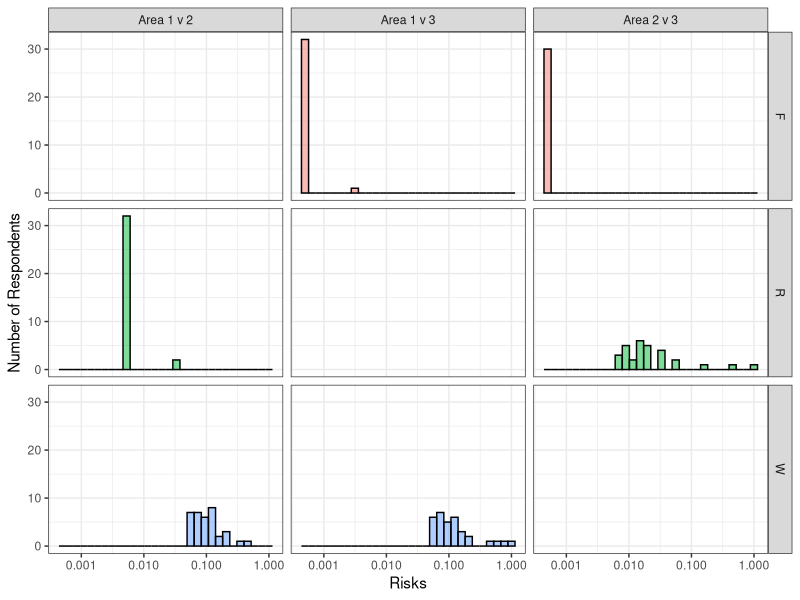
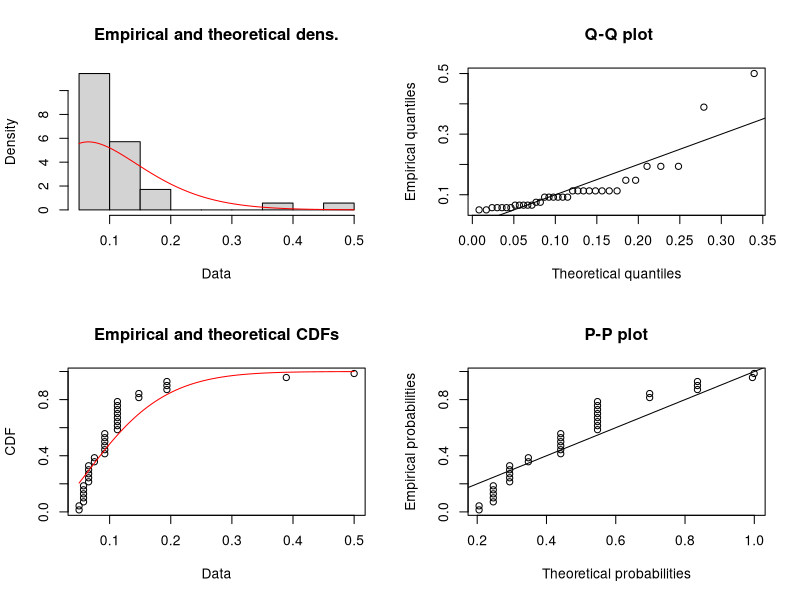
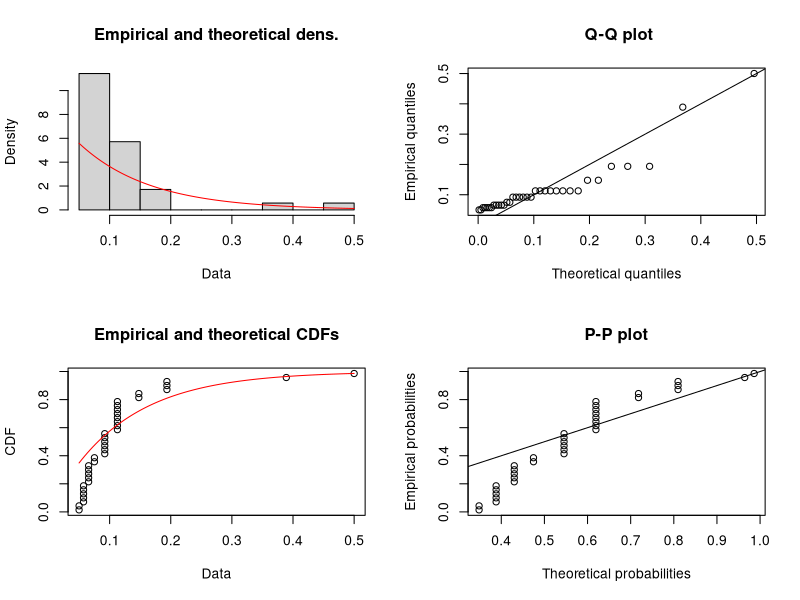
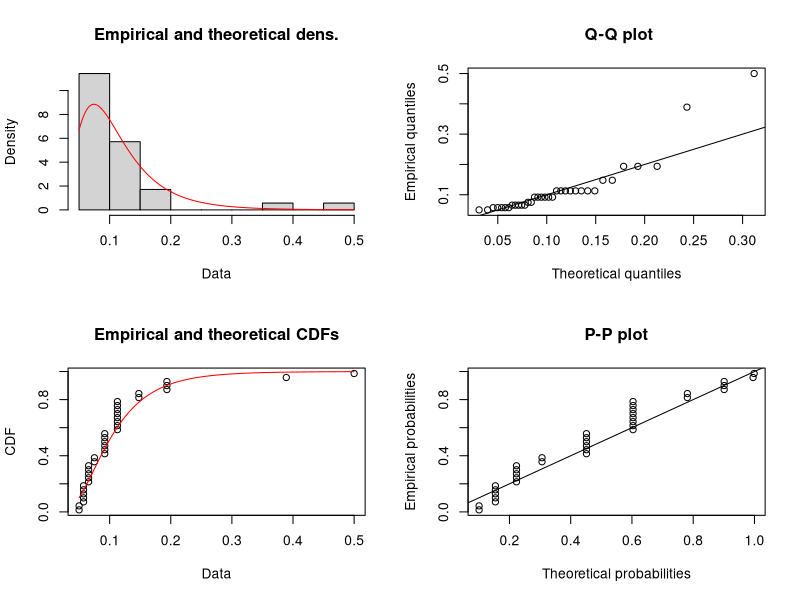
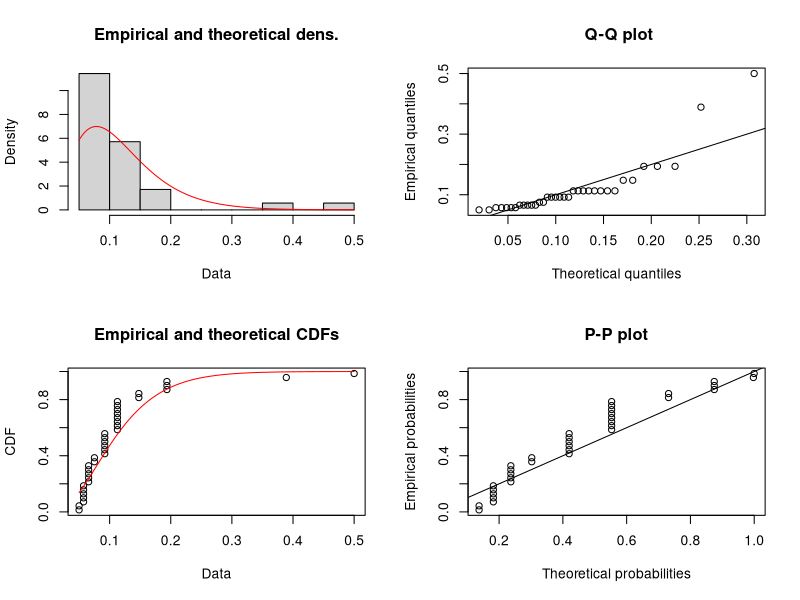
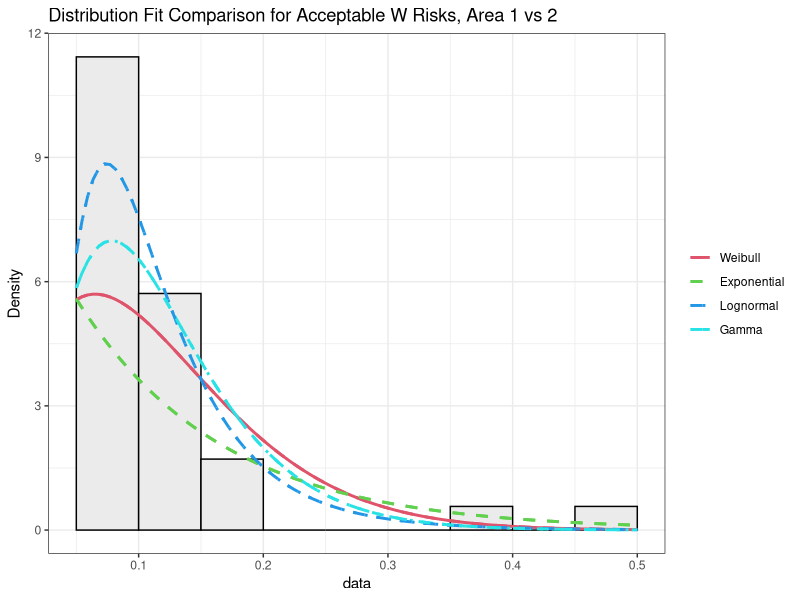
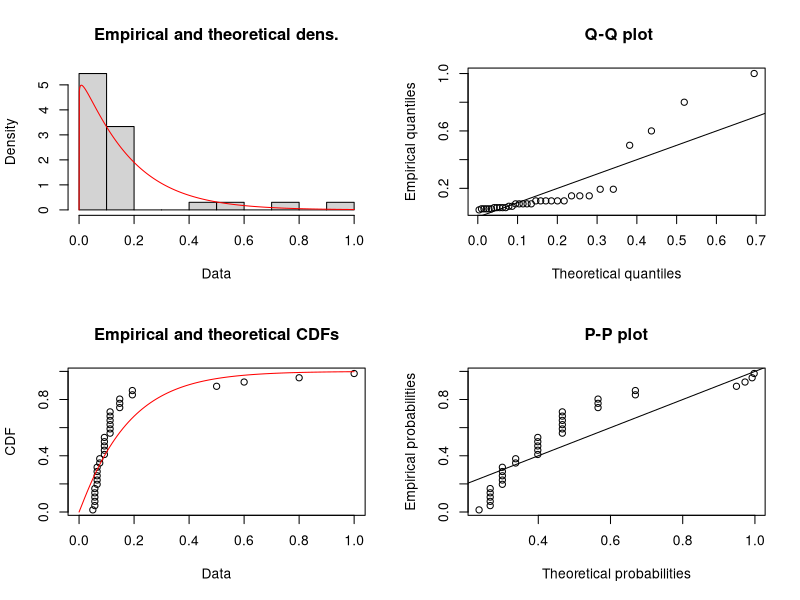
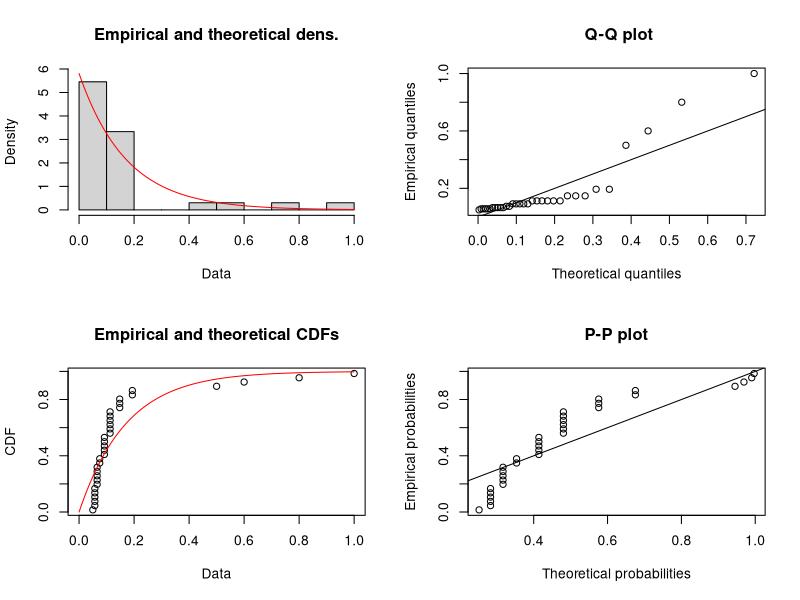

Recreate these plots in R, in order.
library(readxl)
Data_raw1303 <- read_excel("Data_raw1303.xlsx")

#Sub-setting so only including responses for total risk (no marginal risk)
#The reason for this is our study is focused on total risk
Data<-Data_raw1303[Data_raw1303$Marginal_total==2 & Data_raw1303$Order==1,]

#-----------------------area 1 vs. area 2---------------------

a1v2.area1W<-c(5355,5730,6561,7511,9201,11272,14776,19368,27164,38900)/100000 #Risk of W in Area 1
a1v2.area2W<-5000/100000 #Risk of W in Area 2

a1v2.area1R<-600/100000 #Risk of R in Area 1
a1v2.area2R<-c(641,721,858,1083,1450,2057,3093,4929,8328,14913)/100000 #Risk of R in Area 2

#-----------------------area 1 vs. area 3---------------------

a1v3.area1W<-c(5355,5730,6561,7511,9201,11272,14776,19368,27164,38900)/100000 #Risk of W in Area 1
a1v3.area3W<-5000/100000 #Risk of W in Area 3

a1v3.area1F<-50/100000 #Risk of F in area 1
a1v3.area3F<-c(58,66,78,98,132,187,281,448,757,1356)/100000

#-----------------------area 2 vs. area 3---------------------

a2v3.area2R<-c(641,721,858,1083,1450,2057,3093,4929,8328,14913)/100000 #Risk of R in Area 2
a2v3.area3R<-600/100000 #risk of R in area 3

a2v3.area2F<-50/100000 #risk of F in area 2
a2v3.area3F<-c(58,66,78,98,132,187,281,448,757,1356)/100000 #risk of F in area 3

#Codebook vars are the same regardless of order in which survey was taken. However,
#some participants took the survey more than once. This is accounted for so that
#distributions do not represent any 1 individual more than once.

Data$acceptable_risk_W_q2<-NA
Data$acceptable_risk_R_q2<-NA

Data$acceptable_risk_W_q6<-NA
Data$acceptable_risk_F_q6<-NA

Data$acceptable_risk_R_q10<-NA
Data$acceptable_risk_F_q10<-NA


for (i in 1:10){
  
  #area 1 v 2----------------------------------------------------------
  Data$acceptable_risk_W_q2[Data$q1==1 & Data$q2==i]<-a1v2.area1W[i]
  Data$acceptable_risk_W_q2[Data$q1==2 & Data$q2==i]<-a1v2.area2W
  
  Data$acceptable_risk_R_q2[Data$q1==1 & Data$q2==i]<-a1v2.area1R
  Data$acceptable_risk_R_q2[Data$q1==2 & Data$q2==i]<-a1v2.area2R[i]
  
  #area 1 v 3----------------------------------------------------------
  Data$acceptable_risk_W_q6[Data$q5==1 & Data$q2==i]<-a1v3.area1W[i]
  Data$acceptable_risk_W_q6[Data$q5==3 & Data$q2==i]<-a1v3.area3W
  
  Data$acceptable_risk_F_q6[Data$q5==1 & Data$q2==i]<-a1v3.area1F
  Data$acceptable_risk_F_q6[Data$q5==3 & Data$q2==i]<-a1v3.area3F[i]
  
  #area 2 v 3----------------------------------------------------------
  Data$acceptable_risk_R_q10[Data$q9==2 & Data$q2==i]<-a2v3.area2R[i]
  Data$acceptable_risk_R_q10[Data$q9==3 & Data$q2==i]<-a2v3.area3R
  
  Data$acceptable_risk_F_q10[Data$q9==2 & Data$q2==i]<-a2v3.area2F
  Data$acceptable_risk_F_q10[Data$q9==3 & Data$q2==i]<-a2v3.area3F[i]
}

#Here we subset by order since some participants took the survey more than once (but different order) and will potentially have
#different values for q3
for (j in 1:max(Data$`Subject number`)){
  
  #area 1 v 2-------------------------------------------------------------------------------------------------------------------------------------------------------------------------
  Data$acceptable_risk_W_q2[Data$q2==11 & Data$`Subject number`==j & Data$Order==1 & Data$q1==1]<-as.numeric(Data$q3[Data$q2==11 & Data$`Subject number`==j & Data$Order==1])/100000
  #Data$acceptable_risk_W_q2[Data$q2==11 & Data$`Subject number`==j & Data$Order==2 & Data$q1==1]<-as.numeric(Data$q3[Data$q2==11 & Data$`Subject number`==j & Data$Order==2])/100000
  
  Data$acceptable_risk_R_q2[Data$q2==11 & Data$`Subject number`==j & Data$Order==1 & Data$q1==2]<-as.numeric(Data$q3[Data$q2==11 & Data$`Subject number`==j & Data$Order==1])/100000
  #Data$acceptable_risk_R_q2[Data$q2==11 & Data$`Subject number`==j & Data$Order==2 & Data$q1==2]<-as.numeric(Data$q3[Data$q2==11 & Data$`Subject number`==j & Data$Order==2])/100000
  
  #area 1 v 3-------------------------------------------------------------------------------------------------------------------------------------------------------------------------
  Data$acceptable_risk_W_q6[Data$q6==11 & Data$`Subject number`==j & Data$Order==1 & Data$q5==1]<-as.numeric(Data$q7[Data$q6==11 & Data$`Subject number`==j & Data$Order==1])/100000
  #Data$acceptable_risk_W_q6[Data$q6==11 & Data$`Subject number`==j & Data$Order==2 & Data$q5==1]<-as.numeric(Data$q7[Data$q6==11 & Data$`Subject number`==j & Data$Order==2])/100000
  
  Data$acceptable_risk_F_q6[Data$q6==11 & Data$`Subject number`==j & Data$Order==1 & Data$q5==3]<-as.numeric(Data$q7[Data$q6==11 & Data$`Subject number`==j & Data$Order==1])/100000
  #Data$acceptable_risk_F_q6[Data$q6==11 & Data$`Subject number`==j & Data$Order==2 & Data$q5==3]<-as.numeric(Data$q7[Data$q6==11 & Data$`Subject number`==j & Data$Order==2])/100000
  
  #area 2 v 3-------------------------------------------------------------------------------------------------------------------------------------------------------------------------
  Data$acceptable_risk_R_q10[Data$q10==11 & Data$`Subject number`==j & Data$Order==1 & Data$q9==2]<-as.numeric(Data$q11[Data$q10==11 & Data$`Subject number`==j & Data$Order==1])/100000
  #Data$acceptable_risk_R_q10[Data$q10==11 & Data$`Subject number`==j & Data$Order==2 & Data$q9==2]<-as.numeric(Data$q11[Data$q10==11 & Data$`Subject number`==j & Data$Order==2])/100000
  
  Data$acceptable_risk_F_q10[Data$q10==11 & Data$`Subject number`==j & Data$Order==1 & Data$q9==3]<-as.numeric(Data$q11[Data$q10==11 & Data$`Subject number`==j & Data$Order==1])/100000
  #Data$acceptable_risk_F_q10[Data$q10==11 & Data$`Subject number`==j & Data$Order==2 & Data$q9==3]<-as.numeric(Data$q11[Data$q10==11 & Data$`Subject number`==j & Data$Order==2])/100000
  
}
  
#We want between variance not within. So,
#I am subsetting by order to ensure only 1 answer per participant is represented
#in the distribution of responses.

#hist((as.numeric(Data$acceptable_risk_W_q2[!is.na(Data$acceptable_risk_W_q2)])))
#hist((as.numeric(Data$acceptable_risk_R_q2[!is.na(Data$acceptable_risk_R_q2)])))

require(ggplot2)
require(ggpubr)

data_compare<-data.frame(
                         #Acceptable Risks
                         risks=c(as.numeric(Data$acceptable_risk_W_q2[!is.na(Data$acceptable_risk_W_q2)]),
                                 as.numeric(Data$acceptable_risk_R_q2[!is.na(Data$acceptable_risk_R_q2)]),
                                 as.numeric(Data$acceptable_risk_W_q6[!is.na(Data$acceptable_risk_W_q6)]),
                                 as.numeric(Data$acceptable_risk_F_q6[!is.na(Data$acceptable_risk_F_q6)]),
                                 as.numeric(Data$acceptable_risk_R_q10[!is.na(Data$acceptable_risk_R_q10)]),
                                 as.numeric(Data$acceptable_risk_F_q10[!is.na(Data$acceptable_risk_F_q10)])),
                         
                        #Type of Risk Outcome
                         type=c(rep("W",length(c(as.numeric(Data$acceptable_risk_W_q2[!is.na(Data$acceptable_risk_W_q2)])))),
                                rep("R",length((Data$acceptable_risk_W_q2[!is.na(Data$acceptable_risk_R_q2)]))),
                                rep("W",length((Data$acceptable_risk_W_q6[!is.na(Data$acceptable_risk_W_q6)]))),
                                rep("F",length((Data$acceptable_risk_F_q6[!is.na(Data$acceptable_risk_F_q6)]))),
                                rep("R",length((Data$acceptable_risk_R_q10[!is.na(Data$acceptable_risk_R_q10)]))),
                                rep("F",length((Data$acceptable_risk_F_q10[!is.na(Data$acceptable_risk_F_q10)])))),
                         
                        #Type of Survey
                         survey=c(rep("Area 1 v 2",length(c(rep("W",length(c(as.numeric(Data$acceptable_risk_W_q2[!is.na(Data$acceptable_risk_W_q2)])))),
                                                            rep("R",length((Data$acceptable_risk_W_q2[!is.na(Data$acceptable_risk_R_q2)])))))),
                                  rep("Area 1 v 3",length(c(rep("W",length((Data$acceptable_risk_W_q6[!is.na(Data$acceptable_risk_W_q6)]))),
                                                          rep("F",length((Data$acceptable_risk_F_q6[!is.na(Data$acceptable_risk_F_q6)])))))),
                                  rep("Area 2 v 3",length(c(rep("R",length((Data$acceptable_risk_R_q10[!is.na(Data$acceptable_risk_R_q10)]))),
                                                          rep("F",length((Data$acceptable_risk_F_q10[!is.na(Data$acceptable_risk_F_q10)])))))))
                        )



windows()
ggplot(data_compare,aes(fill=type,group=survey,x=risks))+geom_histogram(alpha=0.5,color="black")+facet_grid(type~survey)+
  scale_x_continuous(trans="log10",name="Risks")+
  scale_y_continuous(name="Number of Respondents")+
  theme_bw()+
  theme(legend.position = "none")

#Focusing on fitting distributions for W in both Area 1 v2 and 
#Area 1 v 3 and for R in Area 2 v 3

require(fitdistrplus)

#------------------ W in Area 1 v 2------------------------------------------------------------------------

weibull_W_q2<-fitdist(as.numeric(Data$acceptable_risk_W_q2[!is.na(Data$acceptable_risk_W_q2)]),"weibull")
plot(weibull_W_q2)
exponential_W_q2<-fitdist(as.numeric(Data$acceptable_risk_W_q2[!is.na(Data$acceptable_risk_W_q2)]),"exp")
plot(exponential_W_q2)
lognormal_W_q2<-fitdist(as.numeric(Data$acceptable_risk_W_q2[!is.na(Data$acceptable_risk_W_q2)]),"lnorm")
plot(lognormal_W_q2)
gamma_W_q2<-fitdist(as.numeric(Data$acceptable_risk_W_q2[!is.na(Data$acceptable_risk_W_q2)]),"gamma")
plot(gamma_W_q2)

denscomp(list(weibull_W_q2,exponential_W_q2,lognormal_W_q2,gamma_W_q2),legendtext=c("Weibull","Exponential","Lognormal","Gamma"),plotstyle="ggplot") +
  geom_line(linetype = "dashed",size = 1)+ theme_bw()+ggtitle("Distribution Fit Comparison for Acceptable W Risks, Area 1 vs 2")

#---------------- W in Area 1 v 3--------------------------------------------------------------------------

weibull_W_q6<-fitdist(as.numeric(Data$acceptable_risk_W_q6[!is.na(Data$acceptable_risk_W_q6)]),"weibull")
plot(weibull_W_q6)
exponential_W_q6<-fitdist(as.numeric(Data$acceptable_risk_W_q6[!is.na(Data$acceptable_risk_W_q6)]),"exp")
plot(exponential_W_q6)
lognormal_W_q6<-fitdist(as.numeric(Data$acceptable_risk_W_q6[!is.na(Data$acceptable_risk_W_q6)]),"lnorm")
plot(lognormal_W_q6)
gamma_W_q6<-fitdist(as.numeric(Data$acceptable_risk_W_q6[!is.na(Data$acceptable_risk_W_q6)]),"gamma")
plot(gamma_W_q6)

denscomp(list(weibull_W_q6,exponential_W_q6,lognormal_W_q6,gamma_W_q6),legendtext=c("Weibull","Exponential","Lognormal","Gamma"),plotstyle="ggplot") +
  geom_line(linetype = "dashed",size = 1)+ theme_bw()+ggtitle("Distribution Fit Comparison for Acceptable W Risks, Area 1 vs 3")


#---------------- W in Area 2 v 3--------------------------------------------------------------------------
weibull_R_q10<-fitdist(as.numeric(Data$acceptable_risk_R_q10[!is.na(Data$acceptable_risk_R_q10)]),"weibull")
plot(weibull_R_q10)
exponential_R_q10<-fitdist(as.numeric(Data$acceptable_risk_R_q10[!is.na(Data$acceptable_risk_R_q10)]),"exp")
plot(exponential_R_q10)
lognormal_R_q10<-fitdist(as.numeric(Data$acceptable_risk_R_q10[!is.na(Data$acceptable_risk_R_q10)]),"lnorm")
plot(lognormal_R_q10)
gamma_R_q10<-fitdist(as.numeric(Data$acceptable_risk_R_q10[!is.na(Data$acceptable_risk_R_q10)]),"gamma")
plot(gamma_R_q10)

denscomp(list(weibull_R_q10,exponential_R_q10,lognormal_R_q10,gamma_R_q10),legendtext=c("Weibull","Exponential","Lognormal","Gamma"),plotstyle="ggplot",breaks=20) +
  geom_line(linetype = "dashed",size = 1)+ theme_bw()+ggtitle("Distribution Fit Comparison for Acceptable R Risks, Area 2 vs 3")
